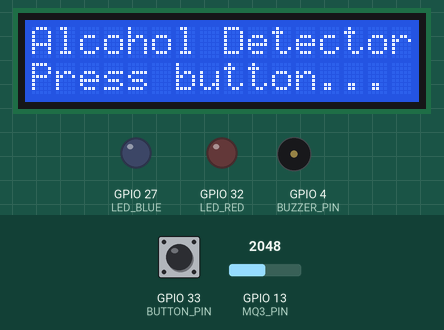
Recording of a sketch running on a simulated ESP32. On the bench: 16×2 character LCD, output pins drawn as LEDs (lit = HIGH), buzzer (waves = sounding). The inputs (shaded band) are chosen by the test bench; at power-on: GPIO 33 (BUTTON_PIN) LOW, GPIO 13 (MQ3_PIN) = 2048. Nothing arrives over Bluetooth unless stated; what the sketch prints to the serial monitor is not drawn.

Above: at 3.2 s.
3.3 s: GPIO 33 (BUTTON_PIN) pulled HIGH for 3.2 s
At 6.67 s:
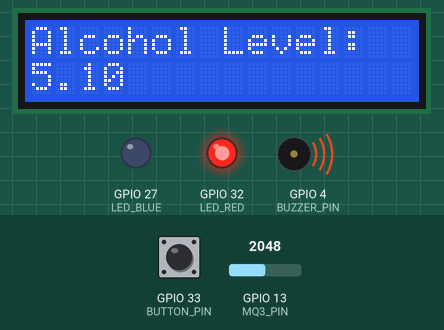
7.1 s: GPIO 13 (MQ3_PIN) set to 4095
At 8.2 s:
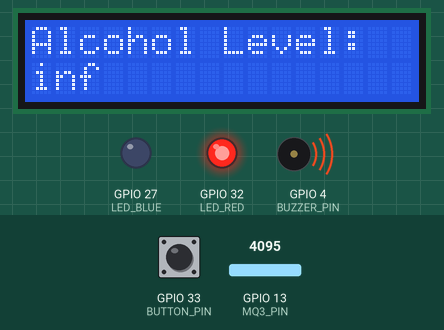
10.1 s: GPIO 13 (MQ3_PIN) set to 712
At 10.9 s:
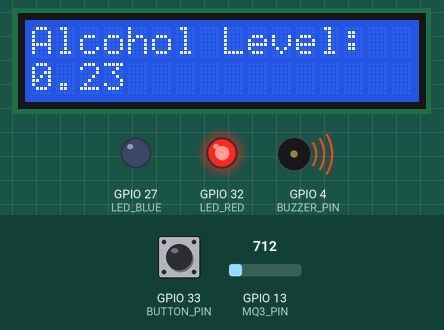
13.1 s: GPIO 13 (MQ3_PIN) set to 609
14.6 s: GPIO 33 (BUTTON_PIN) pulled HIGH for 0.15 s
At 15.8 s:
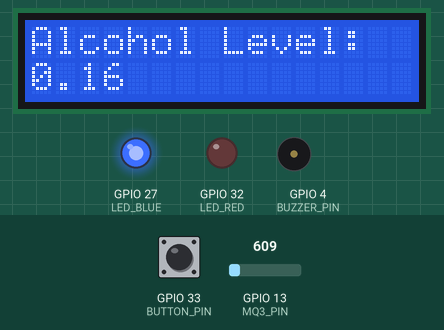
Timing chart, 0 to 21.7 s (numbered marks = the images above; inputs shaded):
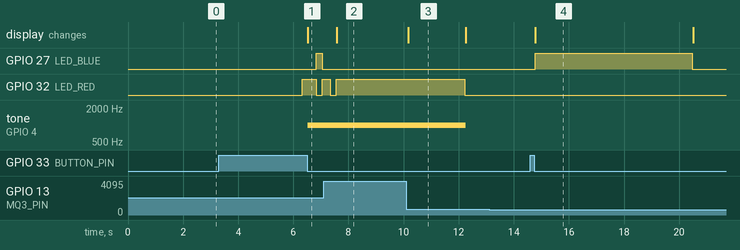

The sketch:

AlcoholDetector-AddedButton.ino.ino
```cpp
#include <Wire.h>
#include <LiquidCrystal_I2C.h>
#include <BluetoothSerial.h>  // Include Bluetooth library

#define MQ3_PIN 13     // Pin analog đọc tín hiệu từ MQ3
#define LED_BLUE 27    // GPIO27 cho đèn LED xanh
#define LED_RED 32     // GPIO32 cho đèn LED đỏ
#define BUZZER_PIN 4   // GPIO4 cho buzzer
#define BUTTON_PIN 33  // GPIO33 cho nút nhấn

BluetoothSerial ESP_BT;  // Create BluetoothSerial object

LiquidCrystal_I2C lcd(0x27, 16, 2);  // Địa chỉ I2C của LCD, 16 cột và 2 dòng

float RL = 4.7;   // Điện trở tải RL
float R0 = 10.0;  // Giá trị hiệu chuẩn cho không khí sạch
float MaxAlcohol = 0;
String AlcoholStatus = "";
bool playingBluetooth = false;
unsigned long buttonPressTime = 0;  // Variable to store button press duration
bool isButtonPressed = false;       // Flag to track button press status
bool mesuring = false;
bool isConnected = false;

void BTLEDMode(void *pvParameters) {
  while (playingBluetooth) {
    digitalWrite(LED_RED, HIGH);
    digitalWrite(LED_BLUE, LOW);
    vTaskDelay(500 / portTICK_PERIOD_MS);
    digitalWrite(LED_RED, LOW);
    digitalWrite(LED_BLUE, HIGH);
    vTaskDelay(500 / portTICK_PERIOD_MS);
  }
  digitalWrite(LED_BLUE, LOW);
  digitalWrite(LED_RED, LOW);
  vTaskDelete(NULL);
}
TaskHandle_t connectionTaskHandle = NULL;  // Handle để quản lý task connectionTask
TaskHandle_t checkConnectionTaskHandle = NULL;
bool recievedMsg = false;
int timeStartSending = 0;
void checkConnectionTask(void *parameters) {
  bool sending = false;
  timeStartSending = 0;
  while (true) {
    if (!sending) {
      sending = true;
      recievedMsg = false;
      ESP_BT.println("DeviceCheckConnection");
      timeStartSending = millis();
    }
    if (!recievedMsg) {
      int waitingTime = millis() - timeStartSending;
      if (waitingTime > 5000) {
        // if (connectionTaskHandle != NULL) {
        //   vTaskDelete(connectionTaskHandle);
        //   connectionTaskHandle = NULL;
        // }
        break;
      }
    }
    int waitingTime = millis() - timeStartSending;
    if (waitingTime > 5000) {
      sending = false;
    }
    vTaskDelay(100 / portTICK_PERIOD_MS);  // Độ trễ nhỏ để tránh vòng lặp chiếm CPU
  }
  xTaskCreate(disconnect, "DisconnectTask", 4096, NULL, 1, NULL);
  if (checkConnectionTaskHandle != NULL) {
    vTaskDelete(checkConnectionTaskHandle);
    checkConnectionTaskHandle = NULL;
  }
}
void disconnect(void *para) {
  Serial.println("Disconnecting");
  ESP_BT.disconnect();
  vTaskDelay(100 / portTICK_PERIOD_MS);  // Allow time for Bluetooth stack to handle disconnection
  ESP_BT.end();
  vTaskDelay(100 / portTICK_PERIOD_MS);  // Allow more time before continuing

  // Clean up resources or reset state
  isConnected = false;
  lcd.clear();
  lcd.setCursor(0, 0);
  lcd.print("Disconnect");

  Serial.println("End Connection!");
  vTaskDelay(1500 / portTICK_PERIOD_MS);  // Allow more time before continuing
  resetLCD();
  // Delete the task if it was created
  vTaskDelete(NULL);
}

void connectionTask(void *pvParameters) {
  if(ESP_BT.hasClient()){
    ESP_BT.println("Confirm Device");
  }
  // Kiểm tra nếu có dữ liệu từ client
  while (ESP_BT.hasClient()) {
    // if(!isConnected){
    //   break;
    // }
    if (ESP_BT.available()) {
      String request = ESP_BT.readString();
      // Đọc dữ liệu từ client
      Serial.print("Received request: ");
      Serial.println(request);  // In ra dữ liệu nhận được để kiểm tra

      int seperatorIndex = request.indexOf('|');

      if (seperatorIndex != -1) {
        String eventName = request.substring(0, seperatorIndex);
        String data = request.substring(seperatorIndex + 1);
        Serial.print("Event: ");
        Serial.println(eventName);
        Serial.print("Data: ");
        Serial.println(data);
        if (eventName == "TestMessage") {
          ESP_BT.println("Message received");
        } else if (eventName == "DeviceCheckConnection") {
          recievedMsg = true;
          timeStartSending = millis();
        } else if (eventName == "CheckConnection") {
          ESP_BT.println("CheckConnection");
        } else if (eventName == "GetAlcohol") {
          xTaskCreate(detectingAlcoholTask, "Detecting Alcohol", 4096, NULL, 1, NULL);
        } else if (eventName == "Disconnect") {
          ESP_BT.println("Disconnect");
          break;
        }
      }


      // Xử lý request tùy ý (bạn có thể thêm xử lý riêng cho request ở đây)

      // Ví dụ: Phản hồi lại client
    }

    vTaskDelay(100 / portTICK_PERIOD_MS);  // Độ trễ nhỏ để tránh vòng lặp chiếm CPU
  }
  xTaskCreate(disconnect, "DisconnectTask", 4096, NULL, 1, NULL);
  if (connectionTaskHandle != NULL) {
    vTaskDelete(connectionTaskHandle);
    connectionTaskHandle = NULL;
  }
}

void detectingAlcoholTask(void *pvParameters) {
  detectAlcohol();
  vTaskDelete(NULL);
}

void BTAdvertisingTask(void *pvParameters) {
  if (!ESP_BT.begin("ESP32_Bluetooth_Server")) {  // Initialize Bluetooth with device name
    Serial.println("Bluetooth initialization failed.");
    return;
  }


  playingBluetooth = true;
  xTaskCreate(BTLEDMode, "BTLEDMode", 4096, NULL, 1, NULL);
  Serial.println("Bluetooth started, waiting for connection...");

  lcd.setCursor(0, 0);
  lcd.print("Bluetooth con...");
  lcd.setCursor(0, 1);
  lcd.print("................");

  unsigned long startTime = millis();
  isConnected = false;


  // Wait for up to 10 seconds for a connection
  while (millis() - startTime < 30000) {  // 20 seconds
    if (ESP_BT.hasClient()) {             // Check if a Bluetooth client has connected
      isConnected = true;
      Serial.println("Bluetooth client connected!");
      lcd.setCursor(0, 1);
      lcd.print("Connected!    ");
      // vTaskDelay(1000 / portTICK_PERIOD_MS);
      break;  // Exit loop if connected
    }
    vTaskDelay(100 / portTICK_PERIOD_MS);  // Check every 100 ms
  }
  if (isConnected) {
    xTaskCreate(connectionTask, "connectionTask", 4096, NULL, 200, &connectionTaskHandle);
    // xTaskCreate(checkConnectionTask, "CheckConnectionTask", 4096, NULL, 50, &checkConnectionTaskHandle);
  }
  // If no connection was established, end Bluetooth
  if (!isConnected) {
    ESP_BT.end();

    Serial.println("No connection established. Bluetooth advertising stopped.");
    lcd.setCursor(0, 1);
    lcd.print("No connection");
    vTaskDelay(1000 / portTICK_PERIOD_MS);
  }
  resetLCD();
  // End this task
  playingBluetooth = false;
  vTaskDelete(NULL);
}

void setup() {
  Serial.begin(9600);

  pinMode(MQ3_PIN, INPUT);
  pinMode(LED_BLUE, OUTPUT);
  pinMode(LED_RED, OUTPUT);
  pinMode(BUZZER_PIN, OUTPUT);
  pinMode(BUTTON_PIN, INPUT_PULLDOWN);  // Nút nhấn với chế độ PULLUP

  // Khởi động LCD
  lcd.init();
  lcd.backlight();

  // Hiển thị thông báo khởi động
  resetLCD();


  digitalWrite(LED_BLUE, LOW);
  digitalWrite(LED_RED, LOW);


  delay(2000);

  // if (!ESP_BT.begin("ESP32_Bluetooth_Server")) {  // Tên thiết bị Bluetooth của ESP32
  //   Serial.println("Bluetooth initialization failed.");
  //   return;
  // }

  // Serial.println("Bluetooth started, waiting for connection...");
}

void loop() {
  if (digitalRead(BUTTON_PIN) == LOW && !playingBluetooth) {  // Kiểm tra nếu nút nhấn được bấm


    // delay(1000);
  }
  unsigned long pressingTime = 0;
  if (digitalRead(BUTTON_PIN) == HIGH) {
    buttonPressTime = millis();

    while (digitalRead(BUTTON_PIN) == HIGH) {
      unsigned long currentTime = millis();
      pressingTime = currentTime - buttonPressTime;
      // lastTime = currentTime;
      if (pressingTime >= 3000) {
        xTaskCreate(BTAdvertisingTask, "BTAdvertisingTask", 4096, NULL, 1, NULL);
        break;
      }
    }
    Serial.print((float)(pressingTime / 1000));
    Serial.print("\n");
  }


  if (!mesuring && !playingBluetooth && pressingTime <= 2000 && pressingTime > 100) {  // Kiểm tra nếu nút nhấn được bấm
    detectAlcohol();
    // xTaskCreate(detectingAlcoholTask, "Detecting Alcohol", 4096, NULL, 1, NULL);
  }
}
// void postDelay(int time, int delayTime, void (*func)()) {
//   unsigned long lastTime = millis();
//   unsigned long passingTime = 0;
//   while (passingTime <= time) {
//     unsigned long currentTime = millis();


//     Serial.print("\n");
//     Serial.print(passingTime);
//     Serial.print("\n");
//     func();
//     delay(delayTime);


//     passingTime += currentTime - lastTime;
//     lastTime = currentTime;
//   }
// }
void resetLCD() {
  lcd.clear();
  lcd.setCursor(0, 0);
  lcd.print("Alcohol Detector");
  lcd.setCursor(0, 1);
  lcd.print("Press button...");
}
void detectAlcohol() {
  if (!mesuring) {
    mesuring = true;
    if (ESP_BT.hasClient()) {
      ESP_BT.println("StartMesuring");
    }
    MaxAlcohol = 0;
    postDelay(5000, 500, showAlcoholDetail);
    digitalWrite(LED_BLUE, LOW);
    digitalWrite(LED_RED, LOW);
    resetLCD();
    if (ESP_BT.hasClient()) {
      ESP_BT.println("GetAlcohol|{\"alcohol_level\":" + String(MaxAlcohol, 2) + ",\"status\":\"" + (MaxAlcohol > 0.2 ? "HIGH" : "LOW") + "\"}");
    }
    mesuring = false;
    noTone(BUZZER_PIN);
  }
}
void postDelay(int time, int delayTime, void (*func)()) {
  int lastTime = millis();
  int passingTime = 0;
  while (passingTime <= time) {
    int currentTime = millis();
    Serial.print("\n");
    Serial.print(passingTime);
    Serial.print("\n");
    func();
    vTaskDelay(delayTime / portTICK_PERIOD_MS);
    passingTime += currentTime - lastTime;
    lastTime = currentTime;
  }
}
float getAlcohol() {
  float mq3_value = analogRead(MQ3_PIN);           // Đọc giá trị từ cảm biến MQ3
  float sensorVoltage = mq3_value * (5.0 / 4095);  // Chuyển đổi giá trị 12 bit thành giá trị điện áp thực (0-5V)
  float RS = ((5.0 * RL) / sensorVoltage) - RL;    // Tính điện trở của cảm biến
  float ratio = RS / R0;                           // Tính tỉ lệ RS/R0
  float mgL = pow(ratio / 1.5, 1.0 / -0.5);
  return mgL;
}

void showAlcoholDetail() {
  float mgL = getAlcohol()/2;
  if (mgL > MaxAlcohol) MaxAlcohol = mgL;
  lcd.clear();
  lcd.setCursor(0, 0);
  lcd.print("Alcohol Level:");

  // float val = (mq3_value/10) * (5.0/4095);
  // float mgL = val*0.67;

  // Hiển thị và phản ứng theo giá trị cồn
  if (mgL < 0.2) {
    // Serial.print(mq3_value);
    Serial.print("\n");
    Serial.print(mgL, 2);
    lcd.setCursor(0, 1);
    // lcd.print("No alcohol.");
    lcd.print(mgL, 2);
    digitalWrite(LED_BLUE, HIGH);
    digitalWrite(LED_RED, LOW);
    noTone(BUZZER_PIN);
  } else if (mgL >= 0.2 && mgL <= 0.4) {
    // Serial.print(mq3_value);
    Serial.print("\n");
    Serial.print(mgL, 2);
    lcd.setCursor(0, 1);
    lcd.print(mgL, 2);
    digitalWrite(LED_BLUE, LOW);
    digitalWrite(LED_RED, HIGH);
    tone(BUZZER_PIN, 1000);
  } else {
    // Serial.print(mq3_value);
    Serial.print("\n");
    Serial.print(mgL, 2);
    lcd.setCursor(0, 1);
    lcd.print(mgL, 2);
    digitalWrite(LED_BLUE, LOW);
    digitalWrite(LED_RED, HIGH);
    tone(BUZZER_PIN, 1000);
  }
  Serial.print("\n\n");
  // delay(1000);
}
```

Measured:
- after the input at 3.3 s, GPIO 27 (LED_BLUE): LOW → HIGH after 3.5 s, → LOW 0.21 s later; GPIO 32 (LED_RED): LOW → HIGH after 3.0 s, → LOW 0.50 s later, → HIGH 0.21 s later; tone on GPIO 4 (BUZZER_PIN): silent → 1000 Hz after 3.2 s; the display: changes after 3.2 s (image 1)
- after the input at 7.1 s, the display: changes after 0.48 s (image 2)
- after the input at 10.1 s, the display: changes after 0.07 s (image 3)
- after the input at 13.1 s, every drawn part: stays the same
- after the input at 14.6 s, GPIO 27 (LED_BLUE): LOW → HIGH after 0.17 s, → LOW 5.7 s later; the display: changes after 0.17 s (image 4)
- what the display in image 3 shows lasts 2.1 s, from 10.2 s to 12.3 s
